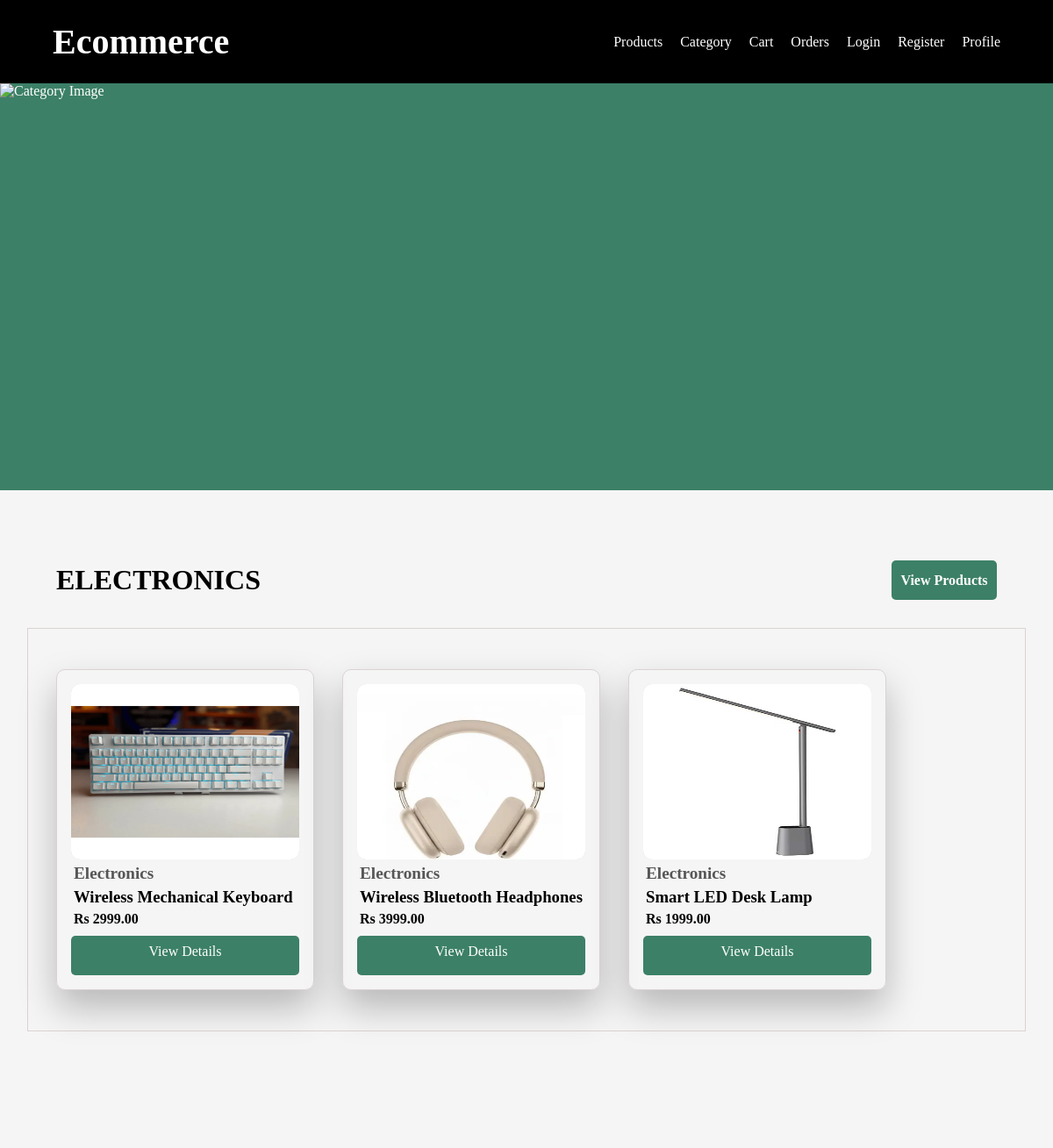
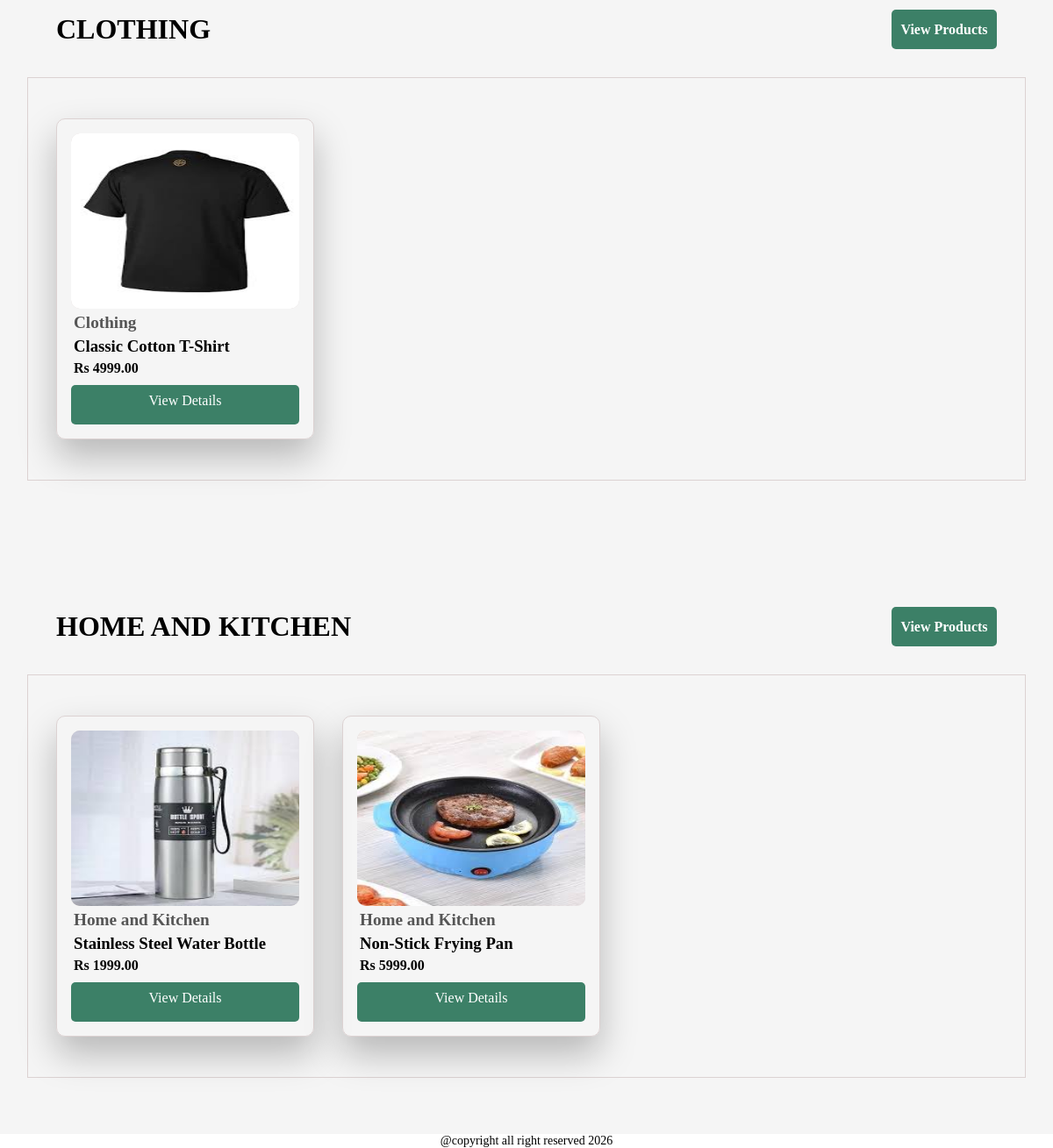
The app's page /products/category/ with its own data (2 pictures, top to bottom).
### apps/products/models.py (models this page shows, shortened)
class Category(models.Model):
    name = models.CharField(max_length=100)
    slug = models.SlugField(unique=True)
    image = models.ImageField(upload_to='category/')
    def __str__(self):
        return self.name

class Product(models.Model):
    name = models.CharField(max_length=100)
    description = models.TextField(blank=True)
    image = models.ImageField(upload_to='product/')
    price = models.DecimalField(max_digits=10 , decimal_places=2)
    stock = models.PositiveIntegerField(default=1)
    category = models.ForeignKey(Category , on_delete=models.CASCADE , related_name='products')

### apps/products/views.py (the view)
# urls.py: path('category/' , views.categories , name = 'category'),
def categories(req ):
    categories = Category.objects.all()
    context = {
        'categories' : categories
    }
    return render(req , 'products/category.html' , context)

### templates/products/category.html (shortened to what this page needs)
{% extends 'base.html' %}
{% load static%}
{% block link %}
    <link rel="stylesheet" href="{% static 'CSS/products.css' %}">
{% endblock %}
{% block content %}
    <main>
        <div class="category-container">
            <div class="category-heading">
                <img src="{% static 'images/categories.png' %}" alt="Category Image">
            </div>
            {% for category in categories %}
                <div class="category-list">
                    <div class="category-item">
                        <div class="category-item-name-and-view-btn">
                            <h2>{{ category.name }}</h2>
                            <a href="{% url 'category_detail' slug=category.slug %}" class="view-products-btn">View Products</a>
                        </div>
                        <div class="category-items-container">
                            {% for product in category.products.all %}
                                <div class="item">
                                    <div class="item-image"><img src="{{ product.image.url }}" alt="{{ product.name }}"></div>
                                    <h3 class="item-category">{{ product.category }}</h3>
                                    <h3 class="item-name">{{ product.name }}</h3>
                                    <div class="prices">
                                        <p class="item-price">Rs {{ product.price }}</p>
                                    </div>
                                    <div class="item-btns">
                                        <a href="{% url 'product_detail' id=product.id %}" class="view-btn">View Details</a>
                                    </div>
                                </div>
                            {% endfor %}
                        </div>
                    </div>
                </div>
            {% endfor %}
        </div>
    </main>
{% endblock %}

### static/CSS/products.css (style rules this page uses)
* { margin: 0; padding: 0; }
.item { border-radius: 10px; border: 1px solid rgb(220, 210, 210); padding: 1rem; width: 260px; height: auto; margin:30px 0px; box-shadow: 0 20px 40px rgba(0,0,0,0.25); }
.item-image { width: 260px; height: 200px; border-radius: 10px; background-color: rgb(220, 210, 210); }
.item-image img { width: 100%; height: 100%; border-radius: 10px; }
.item-category { font-size: 1.2rem; font-family: "lora"; position: relative; padding-top: 5px; left: 3px; color: rgba(69, 69, 69, 0.901); text-decoration: capitalize; }
.item-name { font-family: "playfair"; font-weight: 900; position: relative; left: 3px; margin-top: 5px; }
.item-price { font-weight: 600; position: relative; left: 3px; margin-top: 5px; }
.item-btns { display: flex; margin-top: 10px; }
.view-btn { width: 100%; height: 35px; background-color: black; color: white; border-radius: 5px; border:none; cursor: pointer; font-family: "lora"; text-decoration: none; align-items: center; text-align: center; line-height: 35px; }
.category-container { background-color: whitesmoke; border-radius: 10px; display: flex; flex-direction: column; }
.category-heading { position: relative; height: 25rem; padding: 2rem; color: white; background-color: hsl(158, 36%, 37%); display: flex; justify-content: center; align-items: center; }
.category-heading img { position: absolute; left: 0; right: 0; bottom: 0; width: 100%; height: 100%; z-index: 1; object-fit: cover; overflow: hidden; }
.category-list { height: auto; padding: 4rem; display: flex; background-color: whitesmoke; justify-content: flex-start; align-items: center; flex-direction: column; gap: 3rem; flex-wrap: wrap; }
.category-item { width: 100%; height: auto; border-radius: 10px; display: flex; justify-content: center; align-items: center; flex-direction: column; gap: 1rem; }
.category-item-name-and-view-btn { width: 100%; height: auto; display: flex; justify-content: space-between; align-items: center; padding: 1rem 2rem; }
.category-item-name-and-view-btn h2 { font-size: 2rem; text-transform: uppercase; font-family: 'Montserrat'; font-weight: 700; color: black; }
.category-item-name-and-view-btn .view-products-btn { width: 120px; height: 45px; background-color: hsl(158, 36%, 37%); color: white; border-radius: 5px; display: flex; justify-content: center; align-items: center; font-family: 'Montserrat'; font-weight: 700; text-decoration: none; border: none; cursor: pointer; }
.category-items-container { width: 100%; height: auto; display: flex; align-items: center; padding: 1rem 2rem; gap: 2rem; flex-wrap: wrap; border : 1px solid rgb(220, 210, 210); }
.view-btn { width: 100%; height: 45px; background-color: hsl(158, 36%, 37%); color: white; border-radius: 5px; font-size: 1rem; border:none; cursor: pointer; font-family: "lora"; }

### templates/components/navbar.html (style rules this page uses)
* { margin: 0; padding: 0; }

### records on screen
Category: name "ELECTRONICS"
Product: image (picture), category "Electronics", name "Wireless Mechanical Keyboard", price "2999.00"
Product: image (picture), category "Electronics", name "Wireless Bluetooth Headphones", price "3999.00"
Product: image (picture), category "Electronics", name "Smart LED Desk Lamp", price "1999.00"
Category: name "CLOTHING"
Product: image (picture), category "Clothing", name "Classic Cotton T-Shirt", price "4999.00"
Category: name "HOME AND KITCHEN"
Product: image (picture), category "Home and Kitchen", name "Stainless Steel Water Bottle", price "1999.00"
Product: image (picture), category "Home and Kitchen", name "Non-Stick Frying Pan", price "5999.00"
